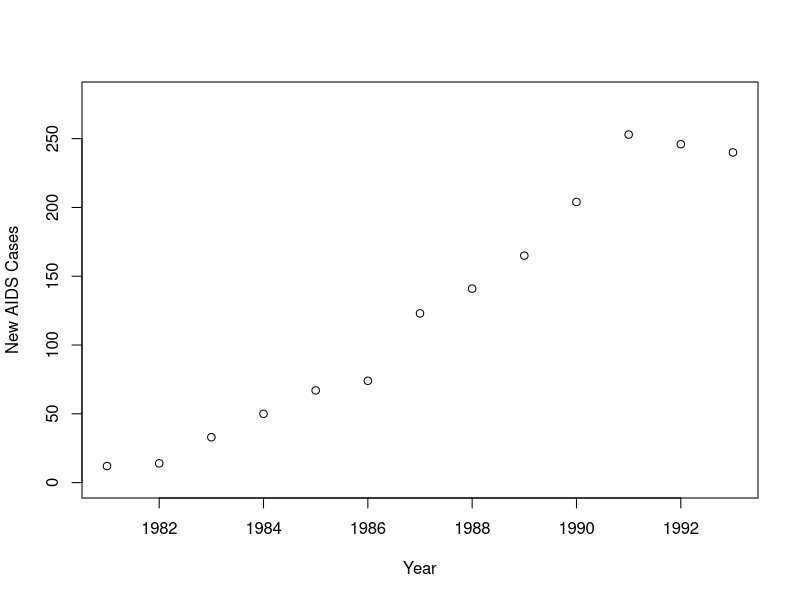
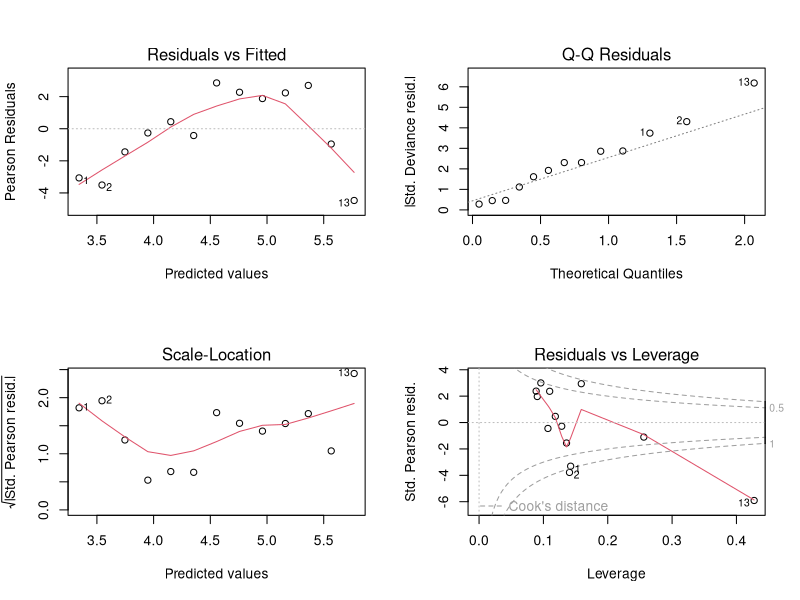
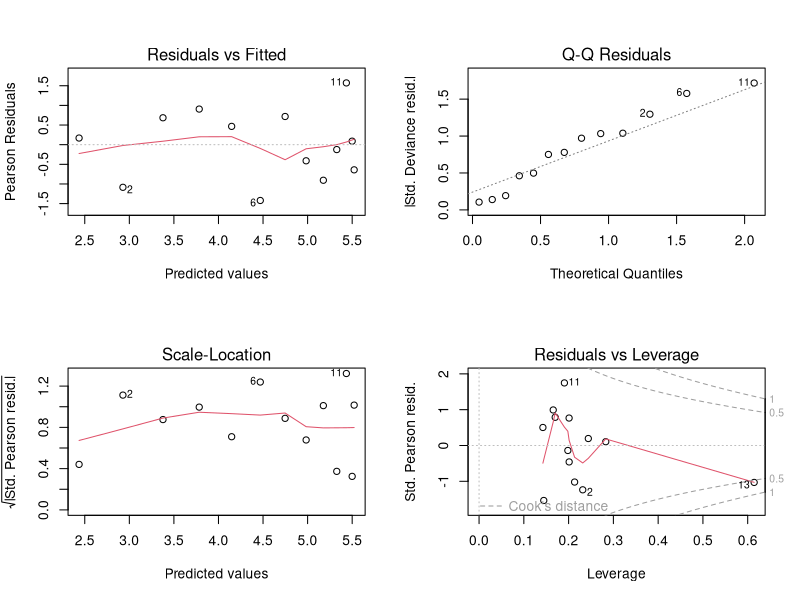
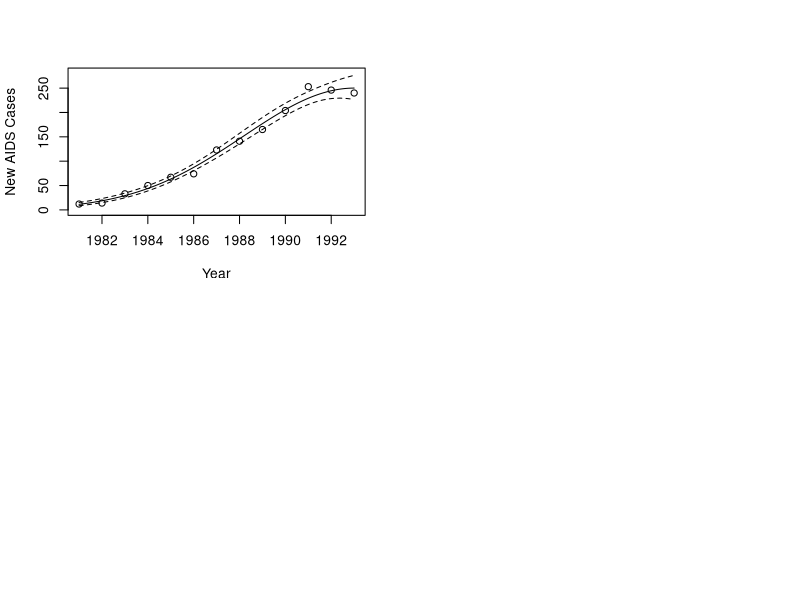

Generate these figures, in order, with R:
# p87 A Poisson regression epidemic model

# Data provided by Venables and Ripley
y <- c(12,14,33,50,67,74,123,141,165,204,253,246,240)
t <- 1:13
plot(t+1980,y,xlab="Year",ylab="New AIDS Cases",ylim=c(0,280))

# Initial GLM model of counts of new cases modeled as a function of time
m0 <- glm(y~t,poisson)
m0

# Plot the residuals for the initial GLM
par(mfrow=c(2,2))
plot(m0)

# Add a quadratic term with the time variable
m1 <- glm(y~t+I(t^2),poisson)
par(mfrow=c(2,2))
plot(m1)
summary(m1)

# Perform an analysis of deviance of the two models
anova(m0,m1,test="Chisq")

# Calculate point estimate for 95% confidence interval of beta_1
beta.1 <- summary(m1)$coefficients[2,]
ci <- c(beta.1[1]-1.96*beta.1[2],beta.1[1]+1.96*beta.1[2])
ci # print 95% CI for beta_1

# Calculate 95% confidence bands for beta_1
new.t <- seq(1,13,length=100)
fv <- predict(m1,data.frame(t=new.t),se=TRUE)
plot(t+1980,y,xlab="Year",ylab="New AIDS Cases",ylim=c(0,280))
lines(new.t+1980,exp(fv$fit))
lines(new.t+1980,exp(fv$fit+2*fv$se.fit),lty=2)
lines(new.t+1980,exp(fv$fit-2*fv$se.fit),lty=2)

